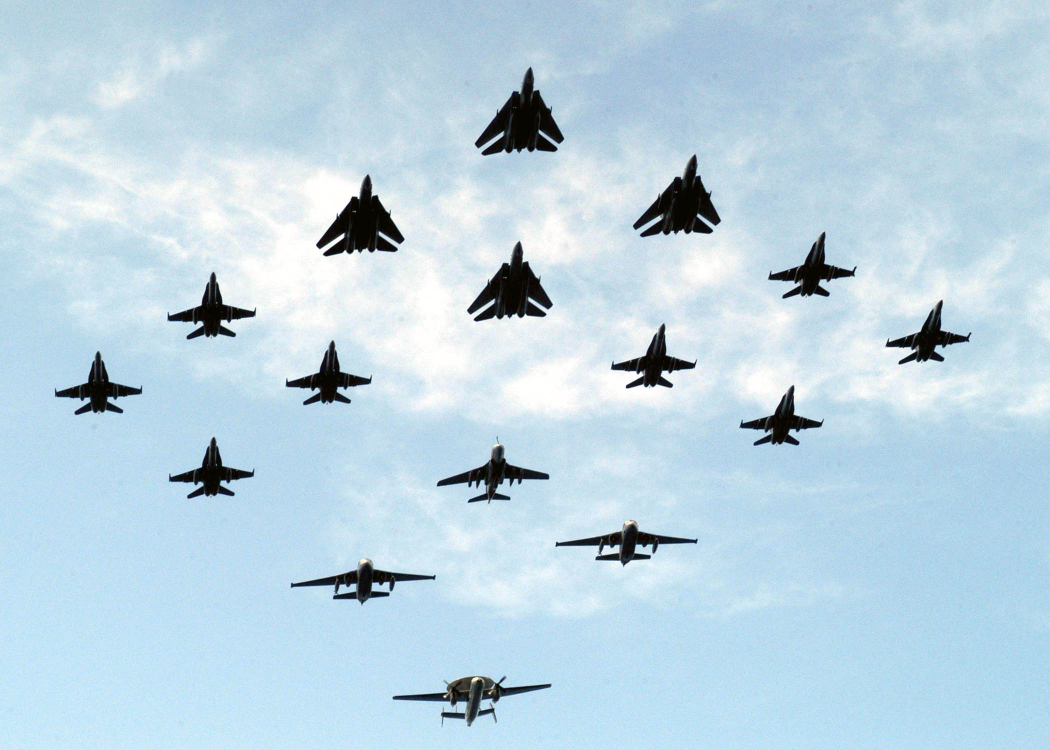
#> input picture lab4/images/samolot00.jpg, 2100 x 1500 px (shown at 1/2 size); its folder holds only this picture in this run
$ python trzy_zero.py
#> lines starting #> are read from the running program, lines starting #| are printed output that depends on the picture; after the words box and inside, x2 and y2 are one past the last pixel; in counts of white or black regions, pixels touching at a corner belong together
import skimage
from skimage import data, io, filters, exposure, feature, measure, morphology
from skimage.filters import rank, threshold_otsu
from skimage import img_as_float, img_as_ubyte
from skimage.color import rgb2hsv, hsv2rgb, rgb2gray, rgb2hed
from matplotlib import pylab as plt
import numpy as np
from numpy import array
from PIL import Image
import cv2
from os import walk
import os

def main():

    files = []
    for file in os.listdir('images'):
        # print('{}'.format(os.path.join(os.getcwd(), 'images', file)))
        files.append('{}'.format(os.path.join(os.getcwd(), 'images', file)))

    fig, axs = plt.subplots(2, 3)

    black = Image.new('RGB', (400, 400), 'black')
#> black: PIL image 400x400 RGB; every value is 0

    for (f, i, ax) in zip(files, range(6), axs.ravel()):

        # Read image
        im = io.imread(f)
#> im is the input picture: shape (1500, 2100, 3); mean R, G, B 188.3, 212.9, 226.9

        # Resize image
        im = skimage.transform.resize(im, (400, 400), anti_aliasing=True)
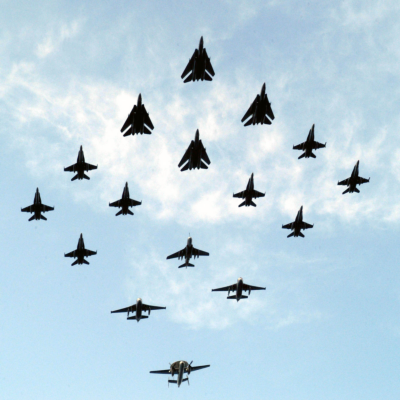
#> im: shape (400, 400, 3) float64; mean R, G, B 0.739, 0.835, 0.89

        # Color conversion
        im_hed = rgb2hed(im)
#> im_hed: shape (400, 400, 3) float64; mean of channels 0, 1, 2 0.04, 4.1e-07, 0.00874

        # Rescale colors to (0..1) and stack it to list
        h = exposure.rescale_intensity(im_hed[:, :, 0], out_range=(0, 1))
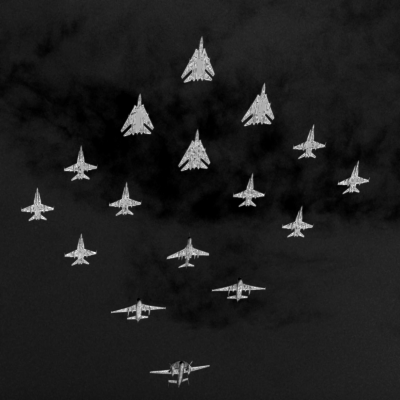
#> h: shape (400, 400) float64; min 0, max 1, mean 0.117
        d = exposure.rescale_intensity(im_hed[:, :, 2], out_range=(0, 1))
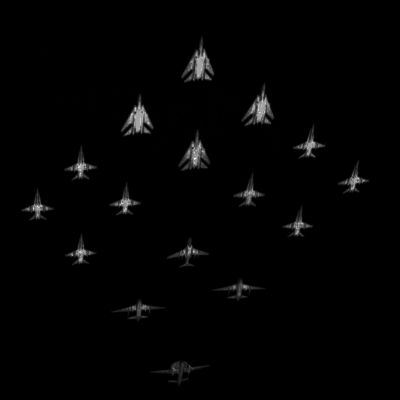
#> d: shape (400, 400) float64; min 0, max 1, mean 0.0124
        zdh = np.dstack((np.zeros_like(h), d, h))
#> zdh: shape (400, 400, 3) float64; mean of channels 0, 1, 2 0, 0.0124, 0.117

        # To grayscale
        gray = rgb2gray(zdh)
        # plt.imshow(gray)

        # Get factor of brightness threshold
        thresh = threshold_otsu(gray)
#> thresh = 0.155

        # Transform to binary image
        im_bin = gray > thresh
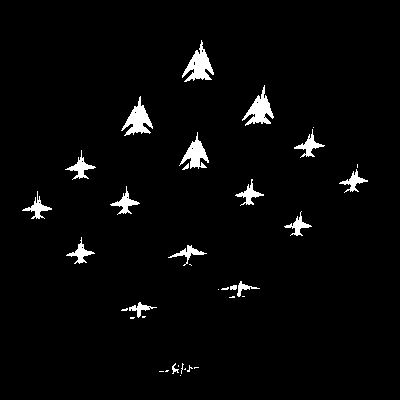
#> im_bin: shape (400, 400) bool; 2.9% white; 36 white regions (18 under 20 px), largest, box (x1, y1, x2, y2) and area: (182, 40, 214, 82) 593, (121, 96, 153, 136) 546, (242, 85, 274, 126) 540

        # Apply dilatation
        im_bin = morphology.dilation(im_bin, morphology.square(5))
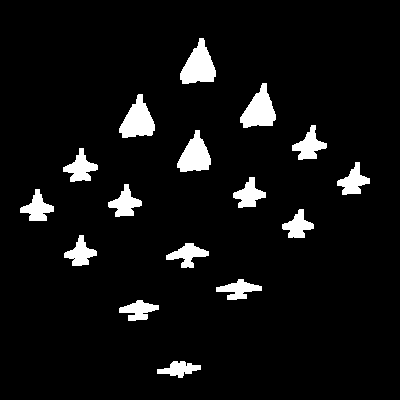
#> im_bin: shape (400, 400) bool; 6.2% white; 16 white regions, largest, box (x1, y1, x2, y2) and area: (180, 38, 216, 84) 1007, (240, 83, 276, 128) 944, (119, 94, 155, 138) 944

        # Remove small objects
        im_bin = morphology.remove_small_objects(im_bin)

        # Find contours
        contour = measure.find_contours(im_bin, 0.8)
#> contour = 16 point arrays, longest 167 points

        # Plot all contours found and add circle in the centre
        for n, c in enumerate(contour):
            if(len(c) > 100):
                ax.plot(c[:, 1], c[:, 0], linewidth=1, color='white')
#> this loop made 16 passes

        ax.imshow(black, interpolation='nearest', cmap=plt.cm.gray)

        ax.axis('image')
        ax.set_xticks([])
        ax.set_yticks([])

    plt.show()

if __name__ == '__main__':
    main()
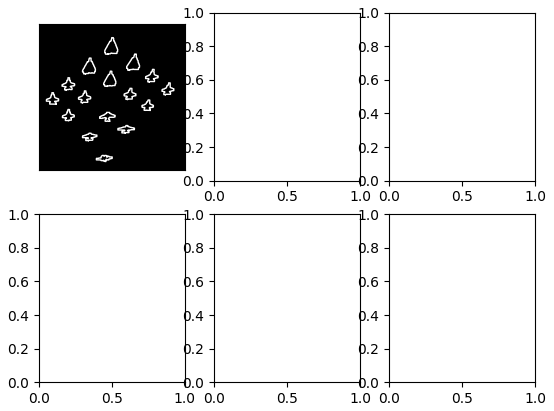
#> figure drawn by matplotlib, 1 panel

$ run again, on lab4/images/samolot02.jpg
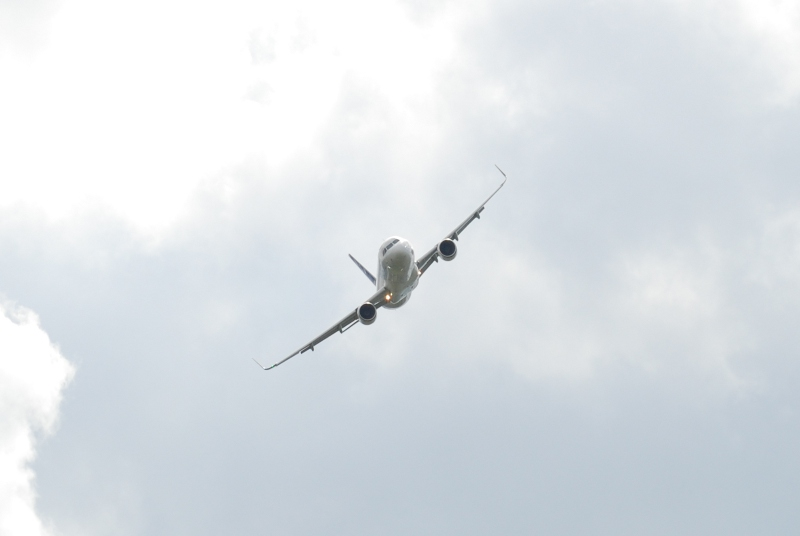
#> input picture lab4/images/samolot02.jpg, 800 x 536 px
#> black: PIL image 400x400 RGB; every value is 0
#> in main, im is the input picture: shape (536, 800, 3); mean R, G, B 220.1, 225.9, 230.5
#> im: shape (400, 400, 3) float64
#> im_hed: shape (400, 400, 3) float64; mean of channels 0, 1, 2 0.0157, 5.25e-08, 0.0045
#> zdh: shape (400, 400, 3) float64; mean of channels 0, 1, 2 0, 0.0465, 0.0851
#> thresh = 0.229
#> in main, `im_bin = morphology.dilation(im_bin, morphology.square(5))`:
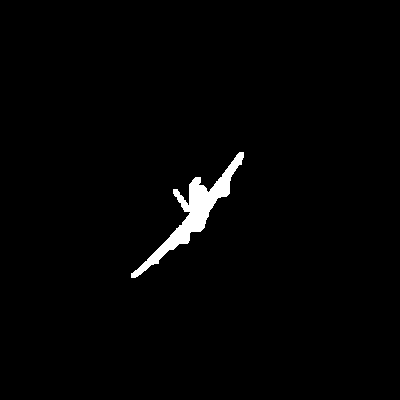
#> im_bin: shape (400, 400) bool; 1.6% white; 1 white region, box (x1, y1, x2, y2) and area: (131, 152, 244, 278) 2556
#> contour = 1 point arrays, longest 579 points
#> the loop in main, `for n, c in enumerate(contour):` made 1 pass
#> `main()`:
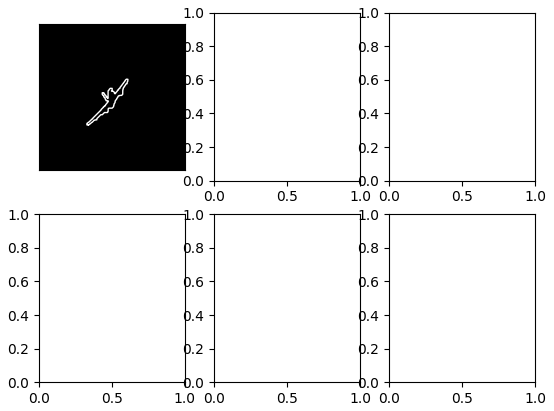
#> figure drawn by matplotlib, 1 panel

$ run again, on lab4/images/samolot03.jpg
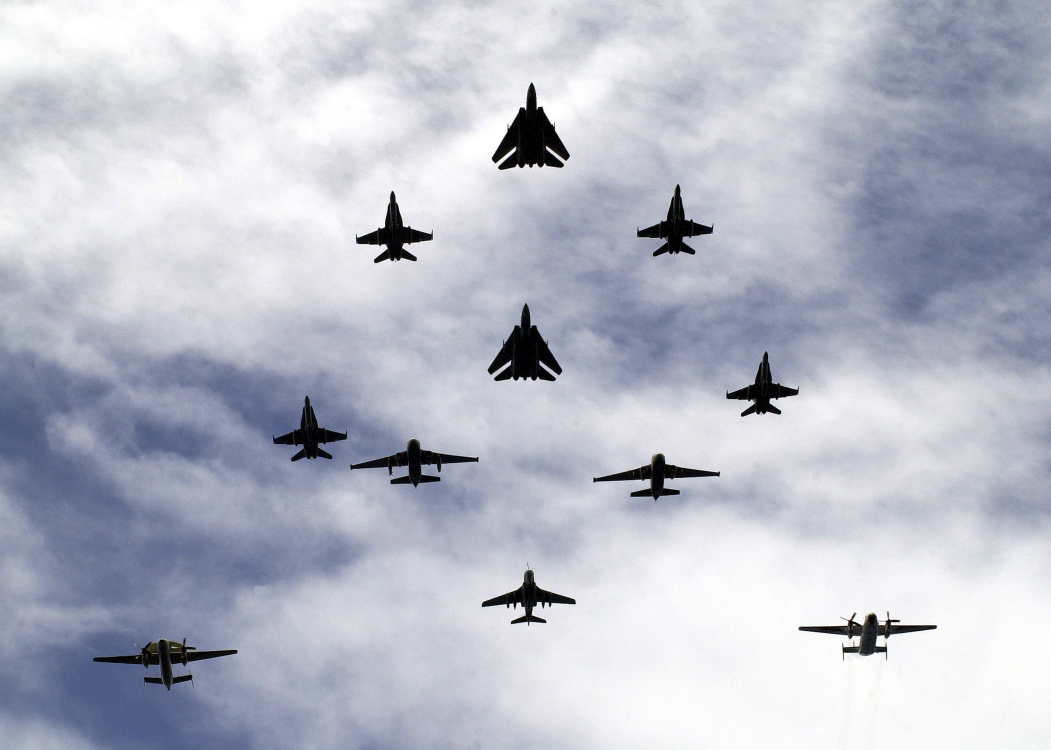
#> input picture lab4/images/samolot03.jpg, 2102 x 1500 px (shown at 1/2 size)
#> black: PIL image 400x400 RGB; every value is 0
#> in main, im is the input picture: shape (1500, 2102, 3); mean R, G, B 184.9, 188.6, 201.4
#> im: shape (400, 400, 3) float64
#> im_hed: shape (400, 400, 3) float64; mean of channels 0, 1, 2 0.0402, 1.44e-06, 0.0138
#> zdh: shape (400, 400, 3) float64; mean of channels 0, 1, 2 0, 0.0249, 0.0321
#> thresh = 0.138
#> in main, `im_bin = morphology.dilation(im_bin, morphology.square(5))`:
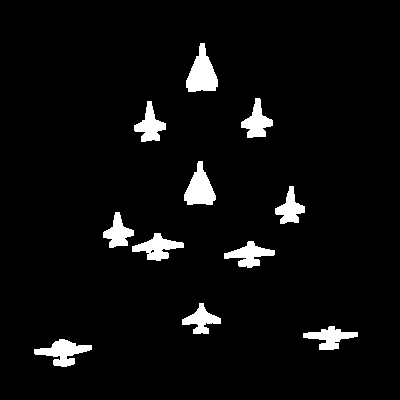
#> im_bin: shape (400, 400) bool; 4.7% white; 11 white regions, largest, box (x1, y1, x2, y2) and area: (186, 43, 218, 92) 940, (184, 161, 216, 205) 829, (34, 339, 92, 367) 777
#> contour = 12 point arrays, longest 211 points
#> the loop in main, `for n, c in enumerate(contour):` made 12 passes
#> `main()`:
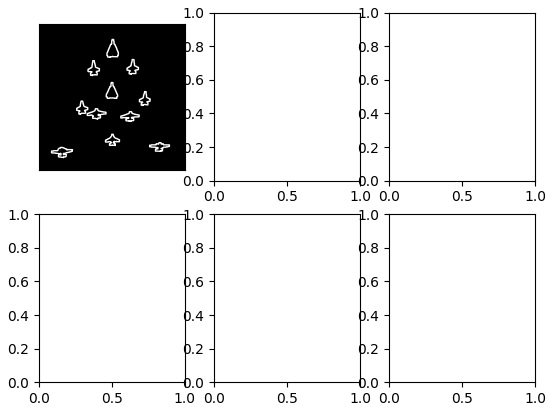
#> figure drawn by matplotlib, 1 panel
